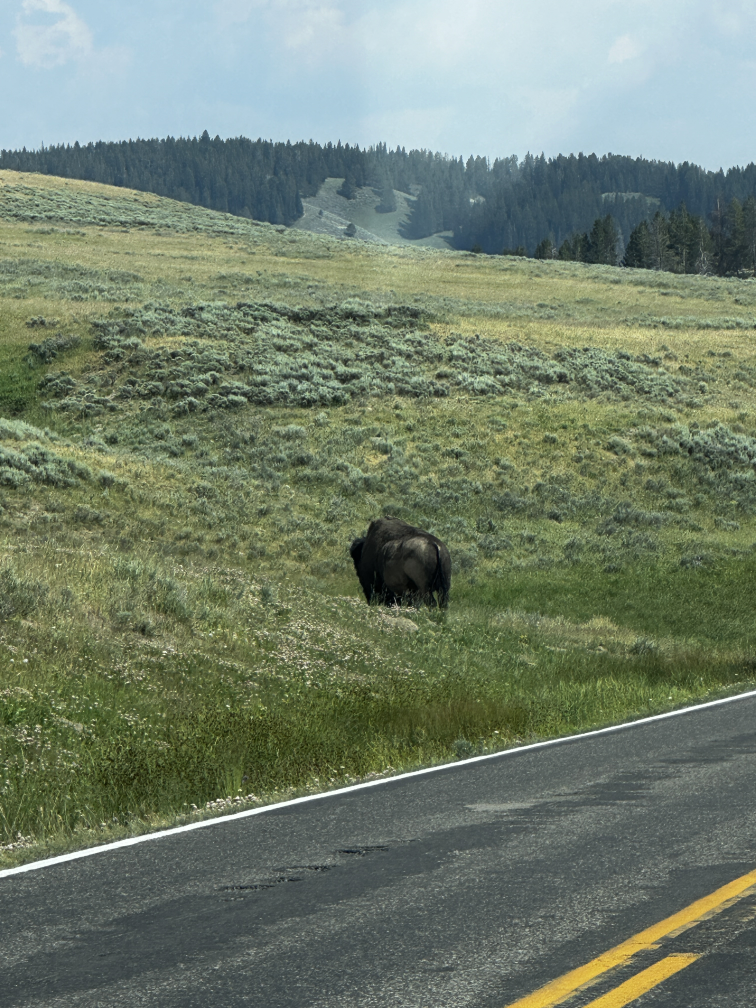
#> input picture generate_imgs/original/bison.JPG, 3024 x 4032 px, found by its file name (shown at 1/4 size); its folder holds only this picture in this run
$ jupyter execute --allow-errors generate_inputs.ipynb
#> lines starting #> are read from the running program, lines starting #| are printed output that depends on the picture
### motion_blur.py
# motion_blur.py
# Generated by ChatGPT

import numpy as np
import cv2
import random


class MotionBlurGenerator:
    """
    Module 1: Artificial motion blur (camera motion blur) for images.

    Supports:
        - Linear directional motion blur
        - Random jitter motion (camera shake)
        - Angular camera blur (rotational)
    """

    def __init__(self):
        pass

    # ------------------------------------------------------------
    # Linear motion blur
    # ------------------------------------------------------------
    def linear_motion_blur(self, image, length=15, angle=0):
        """
        Create linear motion blur using a motion blur kernel.

        length: how many pixels the blur extends
        angle: angle in degrees (0 = horizontal, 90 = vertical)
        """

        # Create a line kernel
        kernel = np.zeros((length, length))
        kernel[length // 2, :] = np.ones(length)
        kernel = kernel / length

        # Rotate kernel according to angle
        rotation_matrix = cv2.getRotationMatrix2D(
            (length // 2, length // 2),
            angle,
            1
        )
        kernel = cv2.warpAffine(kernel, rotation_matrix, (length, length))

        # Apply convolution
        blurred = cv2.filter2D(image, -1, kernel)
        return blurred

    # ------------------------------------------------------------
    # Randomized camera shake blur
    # ------------------------------------------------------------
    def camera_shake_blur(self, image, steps=8, max_length=10):
        """
        Simulates random handheld camera movement during exposure.

        steps: number of random movements
        max_length: max length of movement per step (pixels)
        """
        h, w = image.shape[:2]

        # Start from original
        accum = np.zeros_like(image, dtype=np.float32)

        for _ in range(steps):
            # Random motion direction
            dx = random.randint(-max_length, max_length)
            dy = random.randint(-max_length, max_length)

            # Create affine warp
            M = np.float32([[1, 0, dx], [0, 1, dy]])
            shifted = cv2.warpAffine(image, M, (w, h))

            accum += shifted.astype(np.float32)

        blurred = (accum / steps).astype(np.uint8)
        return blurred

    # ------------------------------------------------------------
    # Angular (rotational) blur
    # ------------------------------------------------------------
    def angular_blur(self, image, angle_range=15, steps=10):
        """
        Simulated camera rotation during exposure.

        angle_range: max rotation in degrees
        steps: number of intermediate exposures
        """
        h, w = image.shape[:2]
        center = (w // 2, h // 2)

        accum = np.zeros_like(image, dtype=np.float32)

        for i in range(steps):
            angle = random.uniform(-angle_range, angle_range)
            M = cv2.getRotationMatrix2D(center, angle, 1)
            rotated = cv2.warpAffine(image, M, (w, h))
            accum += rotated.astype(np.float32)

        blurred = (accum / steps).astype(np.uint8)
        return blurred

    # ------------------------------------------------------------
    # Master blur function
    # ------------------------------------------------------------
    def apply_blur(self,
                   image,
                   mode="linear",
                   **kwargs):
        """
        Main entry point.

        mode: "linear", "shake", or "angular"
        kwargs: parameters for each blur type
        """

        if mode == "linear":
            return self.linear_motion_blur(
                image,
                length=kwargs.get("length", 15),
                angle=kwargs.get("angle", 0)
            )

        elif mode == "shake":
            return self.camera_shake_blur(
                image,
                steps=kwargs.get("steps", 8),
                max_length=kwargs.get("max_length", 10)
            )

        elif mode == "angular":
            return self.angular_blur(
                image,
                angle_range=kwargs.get("angle_range", 15),
                steps=kwargs.get("steps", 10)
            )

        else:
            raise ValueError(f"Unknown blur mode '{mode}'")

### generate_inputs.ipynb
[cell 1]
from motion_blur import MotionBlurGenerator
import cv2
import numpy as np
import os

[cell 2]
def GenerateBlurredSetLinear(input_filenames, output_filenames, output_folder, l, a):
    max_pixels = 512 * 512
    blur_gen = MotionBlurGenerator()
    for i in range(len(input_filenames)):
        img = cv2.imread("original/" + input_filenames[i])
        h, w = img.shape[:2]
        cur_pixels = w * h

        # Already within limit
        if cur_pixels > max_pixels:
            # scale so that (w*scale) * (h*scale) = max_pixels
            scale = np.sqrt(max_pixels / cur_pixels)

            new_w = max(1, int(w * scale))
            new_h = max(1, int(h * scale))
            resized = cv2.resize(img, (new_w, new_h), interpolation=cv2.INTER_AREA)
        else:
            resized = img

        blur = blur_gen.apply_blur(resized, mode="linear", length=l, angle=a)
        cv2.imwrite(output_folder + output_filenames[i], blur)

def GenerateBlurredSetShake(input_filenames, output_filenames, output_folder, s, l):
    max_pixels = 512 * 512
    blur_gen = MotionBlurGenerator()
    for i in range(len(input_filenames)):
        img = cv2.imread("original/" + input_filenames[i])
        h, w = img.shape[:2]
        cur_pixels = w * h

        # Already within limit
        if cur_pixels > max_pixels:
            # scale so that (w*scale) * (h*scale) = max_pixels
            scale = np.sqrt(max_pixels / cur_pixels)

            new_w = max(1, int(w * scale))
            new_h = max(1, int(h * scale))
            resized = cv2.resize(img, (new_w, new_h), interpolation=cv2.INTER_AREA)
        else:
            resized = img

        blur = blur_gen.apply_blur(resized, mode="shake", steps=s, max_length=l)
        cv2.imwrite(output_folder + output_filenames[i], blur)

def GenerateBlurredSetAngular(input_filenames, output_filenames, output_folder, s, a):
    max_pixels = 512 * 512
    blur_gen = MotionBlurGenerator()
    for i in range(len(input_filenames)):
        img = cv2.imread("original/" + input_filenames[i])
        h, w = img.shape[:2]
        cur_pixels = w * h

        # Already within limit
        if cur_pixels > max_pixels:
            # scale so that (w*scale) * (h*scale) = max_pixels
            scale = np.sqrt(max_pixels / cur_pixels)

            new_w = max(1, int(w * scale))
            new_h = max(1, int(h * scale))
            resized = cv2.resize(img, (new_w, new_h), interpolation=cv2.INTER_AREA)
        else:
            resized = img

        blur = blur_gen.apply_blur(resized, mode="angular", steps=s, angle_range=a)
        cv2.imwrite(output_folder + output_filenames[i], blur)

[cell 3]
filenames = [
    "bison.JPG",
    "cubancroc.jpg",
    "deer.jpg",
    "ducks.JPG",
    "elk.JPG",
    "fennecfox.jpg",
    "marmot1.JPG",
    "marmot2.jpg",
    "mouse.jpg",
    "rabbit.jpg",
    "squirrel2.jpg",
    "squirrel3.jpg",
    "squirrel4.jpg",
    "squirrel5.JPG",
    "squirrel6.jpg",
    "squirrel7.jpg",
    "squirrel8.jpg",
    "squirrel9.jpg",
    "squirrel1.jpg",
    "vulture.JPG"
]

[cell 4]
outpaths = []
l = 40
a = 45

for filename in filenames:
    base, ext = os.path.splitext(filename)
    new_name = f"{base}_linear_{l}_{a}.png"
    outpaths.append(new_name)

print(outpaths)

#> (a cell that did not finish here is left out)

#> in GenerateBlurredSetLinear, img is the input picture: shape (4032, 3024, 3); mean B, G, R 109.2, 127.1, 114
#> in GenerateBlurredSetLinear, `resized = cv2.resize(img, (new_w, new_h), interpolation=cv2.INTER_AREA)`:
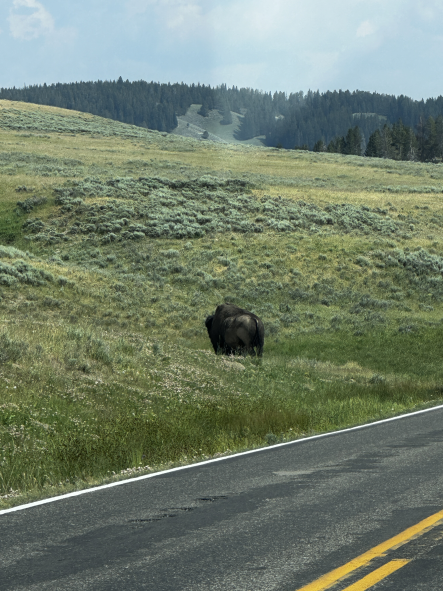
#> resized: shape (591, 443, 3); mean B, G, R 109.2, 127.1, 114
#> in linear_motion_blur, `blurred = cv2.filter2D(image, -1, kernel)`:
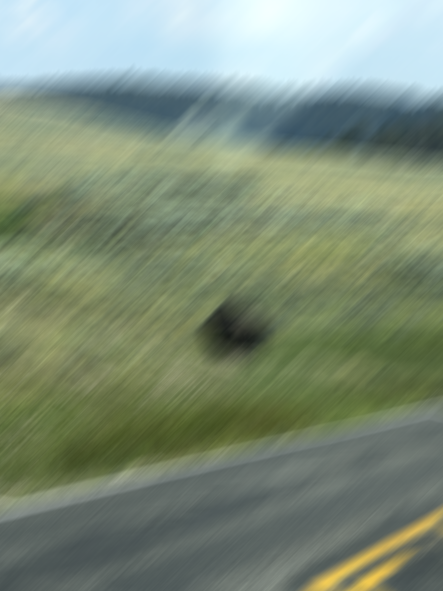
#> blurred: shape (591, 443, 3); mean B, G, R 120.4, 140.2, 125.8

[cell 6]
outpaths = []
s = 20
l = 10

for filename in filenames:
    base, ext = os.path.splitext(filename)
    new_name = f"{base}_shake_{s}_{l}.png"
    outpaths.append(new_name)

print(outpaths)

#> (a cell that did not finish here is left out)

#> the loop in camera_shake_blur, `for _ in range(steps):` made 20 passes
#> pass 1, in camera_shake_blur, `shifted = cv2.warpAffine(image, M, (w, h))`:
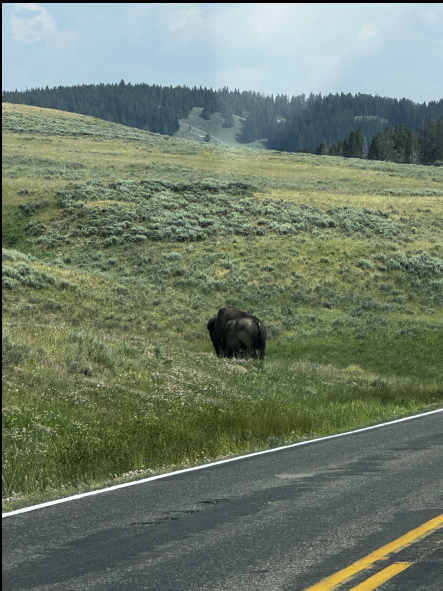
#> shifted: shape (591, 443, 3); mean B, G, R 108.2, 126, 113
#> pass 2, in camera_shake_blur, `shifted = cv2.warpAffine(image, M, (w, h))`:
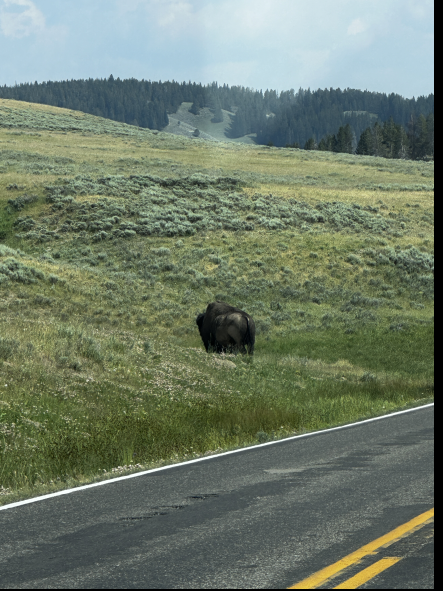
#> shifted: shape (591, 443, 3); mean B, G, R 106.2, 123.7, 110.9
#> pass 2, in camera_shake_blur, `accum += shifted.astype(np.float32)`:
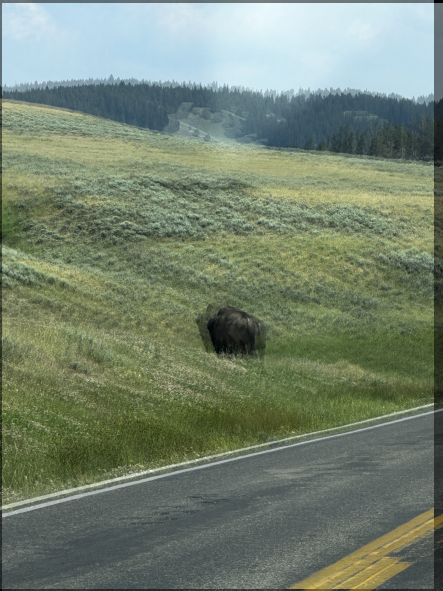
#> accum: shape (591, 443, 3) float32; mean B, G, R 214.5, 249.7, 223.9; drawn with min black and max white
#> after the loop in camera_shake_blur, `for _ in range(steps):`:
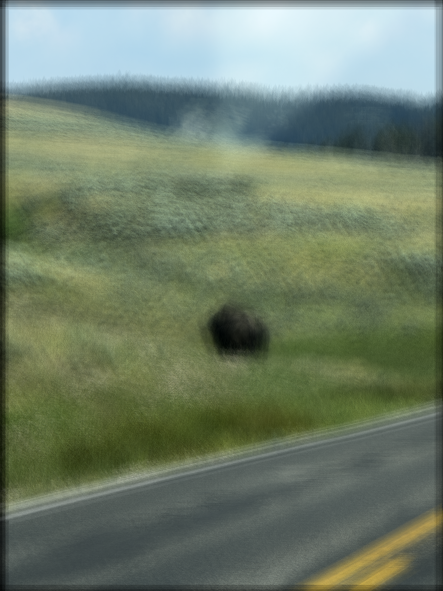
#> accum: shape (591, 443, 3) float32; mean B, G, R 2136.5, 2489.3, 2232.2; drawn with min black and max white

[cell 8]
outpaths = []
s = 10
a = 1

for filename in filenames:
    base, ext = os.path.splitext(filename)
    new_name = f"{base}_ang_{s}_{a}.png"
    outpaths.append(new_name)

print(outpaths)

#> (a cell that did not finish here is left out)

#> the loop in angular_blur, `for i in range(steps):` made 10 passes
#> pass 1, in angular_blur, `rotated = cv2.warpAffine(image, M, (w, h))`:
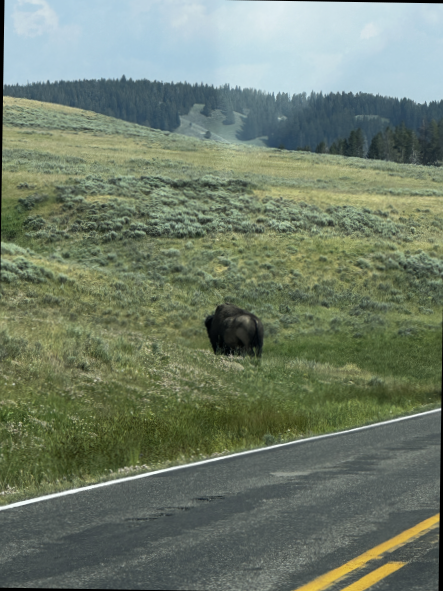
#> rotated: shape (591, 443, 3); mean B, G, R 108.1, 125.9, 113
#> pass 2, in angular_blur, `rotated = cv2.warpAffine(image, M, (w, h))`:
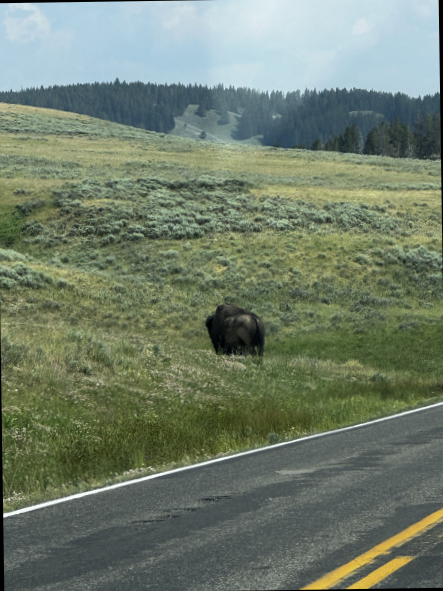
#> rotated: shape (591, 443, 3); mean B, G, R 108.1, 126, 113
#> pass 2, in angular_blur, `accum += rotated.astype(np.float32)`:
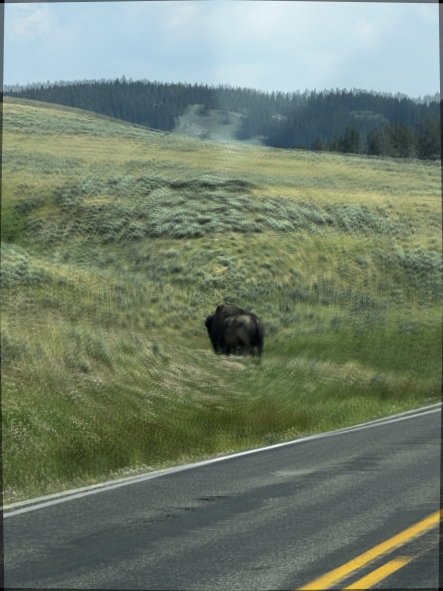
#> accum: shape (591, 443, 3) float32; mean B, G, R 216.3, 251.9, 226; drawn with min black and max white
#> after the loop in angular_blur, `for i in range(steps):`:
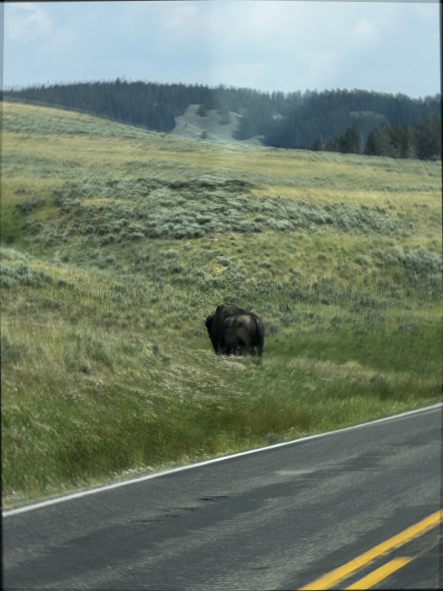
#> accum: shape (591, 443, 3) float32; mean B, G, R 1084.2, 1262.7, 1132.5; drawn with min black and max white
